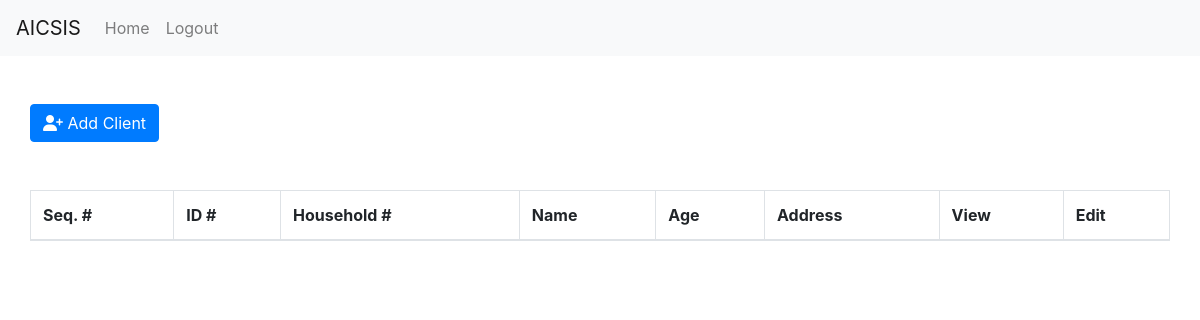
The app's page /admin (signed in), older data.
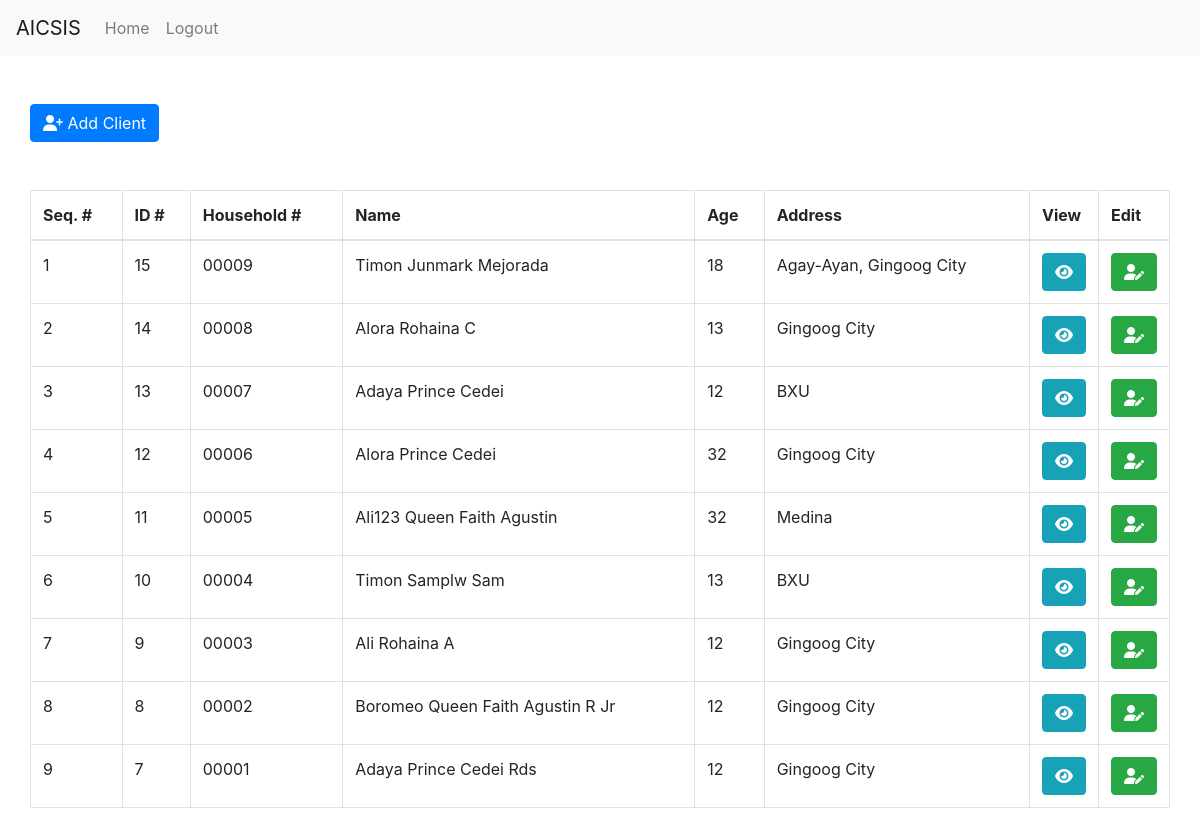
The same page, newer data.
### tables this page shows
CREATE TABLE `tbl_client` (
  `id` int(11) NOT NULL,
  `household_id` int(11) NOT NULL,
  `lname` varchar(255) NOT NULL,
  `fname` varchar(255) NOT NULL,
  `mname` varchar(255) NOT NULL,
  `suffix` varchar(255) DEFAULT NULL,
  `age` varchar(3) NOT NULL,
  `address` varchar(255) NOT NULL,
  `visit_date` datetime(5) NOT NULL DEFAULT current_timestamp(5),
  `date_created` datetime(5) NOT NULL DEFAULT current_timestamp(5)
);

### admin/index.php (the view, shortened to what this page needs)
<?php
    include('../include/header.php');
    include('../security.php');
    include '../include/navbar.php';
?>
    <div class="container">
        <div class="row">
            <div class="table-responsive mt-5">
                <button type="button" class="btn btn-primary mb-5" data-toggle="modal" data-target="#staticBackdrop">
                    <i class="fa fa-user-plus"></i> Add Client
                </button>
                <table class="table table-bordered stripe" id="dataTable1" width="100%" cellspacing="0">
                    <thead>
                        <tr>
                            <th>Seq. #</th>
                            <th>ID #</th>
                            <th>Household #</th>
                            <th>Name</th>
                            <th>Age</th>
                            <th>Address</th>
                            <th>View</th>
                            <th>Edit</th>
                        </tr>
                    </thead>
                    <tbody>
                        <?php
                            $query = "SELECT * FROM tbl_client ORDER BY id DESC";
                            $query_run = mysqli_query($connection,$query);
                        ?>
                            <?php
                                $seq = 1;
                                if (mysqli_num_rows($query_run) > 0){
                                    while($row = mysqli_fetch_assoc($query_run)){
                                            $str_length = 5;
                                            $str_household_id = substr("000000{$row['household_id']}", -$str_length);
                            ?>
                                        <tr style="text-transform: capitalize;">
                                            <td><?php echo htmlspecialchars($seq++); ?> </td>
                                            <td><?php echo htmlspecialchars($row['id']); ?> </td>
                                            <td><?php echo htmlspecialchars($str_household_id); ?> </td>
                                            <td><?php echo htmlspecialchars($row['lname']." ".$row['fname']. " " .$row['mname']). " " .$row['suffix']; ?> </td>
                                            <td><?php echo htmlspecialchars($row['age']); ?> </td>
                                            <td><?php echo htmlspecialchars($row['address']); ?> </td>
                                            <td width="2%">
                                                <form action="view_client.php" method="post">
                                                    <button  type="submit" name="btn_view_client" class="btn btn-info btn-circle"><i class='fas fa-eye'></i></button>
                                                </form>
                                            </td>
                                            <td width="2%">
                                                <form action="#" method="post">
                                                    <button  type="submit" name="edit_btn" class="btn btn-success btn-circle"><i class="fas fa-user-edit"></i></button>
                                                </form>
                                            </td>
                                        </tr>
                                                <?php
                                    }
                                }else {
                                }
                                        ?>
                    </tbody>
                </table>
                </div>
        </div>
    </div>
<?php
    include('../include/footer.php');
?>

### include/header.php (shortened to what this page needs)
<!doctype html>
<html lang="en">
  <head>
    <link rel="stylesheet" href="https://cdn.jsdelivr.net/npm/bootstrap@4.6.2/dist/css/bootstrap.min.css">
    <link rel="stylesheet" href="https://cdn.datatables.net/1.13.1/css/jquery.dataTables.min.css">
    <link rel="stylesheet" href="https://cdnjs.cloudflare.com/ajax/libs/font-awesome/6.2.1/css/all.min.css" />
  </head>
  <body>

### include/navbar.php (shortened to what this page needs)
<nav class="navbar navbar-expand-lg navbar-light bg-light">
  <a class="navbar-brand" href="index.php">AICSIS</a>
  <div class="collapse navbar-collapse" id="navbarTogglerDemo02">
    <ul class="navbar-nav mr-auto mt-2 mt-lg-0">
      <li class="nav-item">
        <a class="nav-link" href="index.php">Home</a>
      </li>
      <li>
        <form action="../logout.php" method="POST">
          <button type="submit" name="btn_logout" class="nav-link" id="btn_logout">Logout</button>
        </form>
      </li>
    </ul>
  </div>
</nav>

### include/footer.php (shortened to what this page needs)
  </body>
</html>

### include/header.php (style rules this page uses)
#btn_logout { border: none; outline: none; background: none; }

Row changes from the older to the newer data that the page shows:
added tbl_client: id "15", household "00009", lname+fname+mname "Timon Junmark Mejorada", age "18", address "Agay-Ayan, Gingoog City"
added tbl_client: id "14", household "00008", lname+fname+mname "Alora Rohaina C", age "13", address "Gingoog City"
added tbl_client: id "13", household "00007", lname+fname+mname "Adaya Prince Cedei", age "12", address "BXU"
added tbl_client: id "12", household "00006", lname+fname+mname "Alora Prince Cedei", age "32", address "Gingoog City"
added tbl_client: id "11", household "00005", lname+fname+mname "Ali123 Queen Faith Agustin", age "32", address "Medina"
added tbl_client: id "10", household "00004", lname+fname+mname "Timon Samplw Sam", age "13", address "BXU"
added tbl_client: id "9", household "00003", lname+fname+mname "Ali Rohaina A", age "12", address "Gingoog City"
added tbl_client: id "8", household "00002", lname+fname+mname "Boromeo Queen Faith Agustin R", suffix "Jr", age "12", address "Gingoog City"
added tbl_client: id "7", household "00001", lname+fname+mname "Adaya Prince Cedei Rds", age "12", address "Gingoog City"
